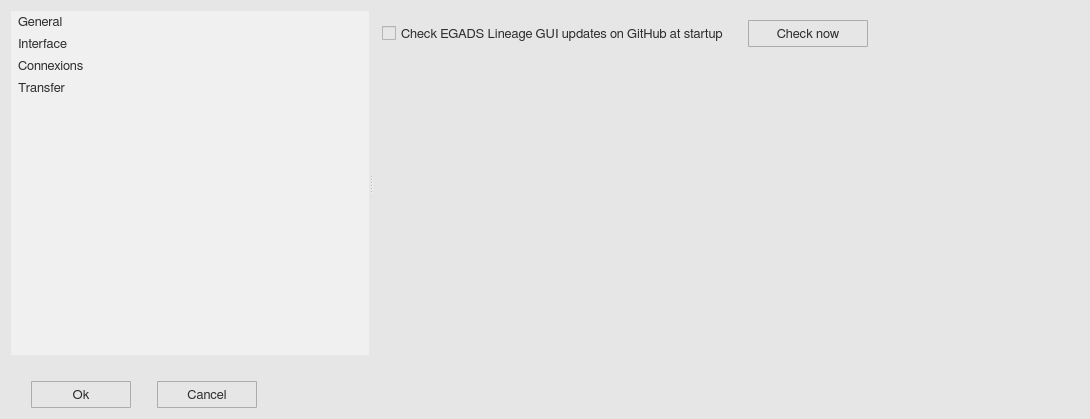
<?xml version="1.0" encoding="UTF-8"?>
<ui version="4.0">
 <class>optionWindow</class>
 <widget class="QWidget" name="optionWindow">
  <property name="geometry">
   <rect>
    <x>0</x>
    <y>0</y>
    <width>1090</width>
    <height>419</height>
   </rect>
  </property>
  <property name="minimumSize">
   <size>
    <width>0</width>
    <height>0</height>
   </size>
  </property>
  <property name="maximumSize">
   <size>
    <width>16777215</width>
    <height>16777215</height>
   </size>
  </property>
  <property name="font">
   <font>
    <family>FreeSans</family>
    <pointsize>10</pointsize>
    <weight>50</weight>
    <bold>false</bold>
    <stylestrategy>PreferAntialias</stylestrategy>
    <kerning>true</kerning>
   </font>
  </property>
  <property name="windowTitle">
   <string>Options</string>
  </property>
  <property name="windowIcon">
   <iconset>
    <normaloff>../orion_ftp_ui/icons/option_icon.svg</normaloff>../orion_ftp_ui/icons/option_icon.svg</iconset>
  </property>
  <property name="styleSheet">
   <string notr="true">QWidget {
	background-color: rgb(230,230,230);
}</string>
  </property>
  <layout class="QGridLayout" name="gridLayout_3">
   <item row="0" column="0">
    <widget class="QSplitter" name="splitter">
     <property name="orientation">
      <enum>Qt::Horizontal</enum>
     </property>
     <widget class="QListWidget" name="variable_list">
      <property name="enabled">
       <bool>true</bool>
      </property>
      <property name="minimumSize">
       <size>
        <width>0</width>
        <height>0</height>
       </size>
      </property>
      <property name="maximumSize">
       <size>
        <width>16777215</width>
        <height>16777215</height>
       </size>
      </property>
      <property name="font">
       <font>
        <family>FreeSans</family>
        <pointsize>10</pointsize>
        <weight>50</weight>
        <bold>false</bold>
        <stylestrategy>PreferAntialias</stylestrategy>
        <kerning>true</kerning>
       </font>
      </property>
      <property name="focusPolicy">
       <enum>Qt::NoFocus</enum>
      </property>
      <property name="styleSheet">
       <string notr="true">QListWidget {
	border-radius: 0px;
	background-color:  rgb(240, 240, 240);
	color: rgb(45,45,45);
}

QListWidget:disabled {
	background-color:  rgb(200,200,200);
    color: rgb(45,45,45);
}

QListView::item {
	border: 0px solid rgb(240,240,240);
	border-radius: 3px;
    padding: 1px 1px 1px 1px;
    margin: 3px 3px 3px 3px;
}

QListView::item:selected {
	border: 0px solid rgb(240,240,240);
	border-radius: 3px;
}

QListView::item:selected:!active {
	background: rgb(200,200,200);
}

QListView::item:selected:active {
	background: rgb(200,200,200);
}

QListView::item:hover {
	background: rgb(230,230,230);
	border-radius: 3px;
}

QScrollBar:vertical {
  border: 1px solid white;
  background-color: rgb(240, 240, 240);
  width: 20px;
  margin: 21px 0px 21px 0px;
}

QScrollBar:horizontal {
  border: 1px solid white;
  background-color: rgb(240, 240, 240);
  height: 20px;
  margin: 0px 21px 0px 21px;
}

QScrollBar::handle:vertical {
  background-color: rgb(205, 205, 205);
  min-height: 25px;
}

QScrollBar:handle:vertical:hover {
  background-color: rgb(166, 166, 166);
}

QScrollBar:handle:vertical:pressed {
  background-color: rgb(96, 96, 96);
}

QScrollBar::handle:horizontal {
  background-color: rgb(205, 205, 205);
  min-width: 25px;
}

QScrollBar:handle:horizontal:hover {
  background-color: rgb(166, 166, 166);
}

QScrollBar:handle:horizontal:pressed {
  background-color: rgb(96, 96, 96);
}

QScrollBar::add-line:vertical {
  border-top: 1px solid rgb(240,240,240);
  border-left: 1px solid white;
  border-right: 1px solid white;
  border-bottom: 1px solid white;
  background-color: rgb(240, 240, 240);
  height: 20px;
  subcontrol-position: bottom;
  subcontrol-origin: margin;
  border-bottom-right-radius: 0px;
}

QScrollBar::add-line:vertical:hover {
  background-color: rgb(218, 218, 218);
}

QScrollBar::add-line:vertical:pressed {
  background-color: rgb(96, 96, 96);
}

QScrollBar::sub-line:vertical {
  border-top: 1px solid white;
  border-left: 1px solid white;
  border-right: 1px solid white;
  border-bottom: 1px solid rgb(240,240,240);
  background-color: rgb(240, 240, 240);
  height: 20px;
  subcontrol-position: top;
  subcontrol-origin: margin;
  border-top-right-radius: 0px;
}

QScrollBar::sub-line:vertical:hover {
  background-color: rgb(218, 218, 218);
}

QScrollBar::sub-line:vertical:pressed {
  background-color: rgb(96, 96, 96);
}

QScrollBar::up-arrow:vertical {
  image: url(icons/up_arrow_icon.svg); 
  width: 16px;
  height: 16px;
}

QScrollBar::up-arrow:vertical:pressed {
  right: -1px;
  bottom: -1px;
}

QScrollBar::down-arrow:vertical {
  image: url(icons/down_arrow_icon.svg); 
  width: 16px;
  height: 16px;
}

QScrollBar::down-arrow:vertical:pressed {
  right: -1px;
  bottom: -1px;
}

QScrollBar::add-line:horizontal {
  border-top: 1px solid white;
  border-left: 1px solid rgb(240,240,240);
  border-right: 1px solid white;
  border-bottom: 1px solid white;
  background-color: rgb(240, 240, 240);
  width: 20px;
  subcontrol-position: right;
  subcontrol-origin: margin;
  border-bottom-right-radius: 0px;
}

QScrollBar::add-line:horizontal:hover {
  background-color: rgb(218, 218, 218);
}

QScrollBar::add-line:horizontal:pressed {
  background-color: rgb(96, 96, 96);
}

QScrollBar::sub-line:horizontal {
  border-top: 1px solid white;
  border-left: 1px solid white;
  border-right: 1px solid rgb(240,240,240);
  border-bottom: 1px solid white;
  background-color: rgb(240, 240, 240);
  width: 20px;
  subcontrol-position: left;
  subcontrol-origin: margin;
border-bottom-left-radius: 0px;
}

QScrollBar::sub-line:horizontal:hover {
  background-color: rgb(218, 218, 218);
}

QScrollBar::sub-line:horizontal:pressed {
  background-color: rgb(96, 96, 96);
}

QScrollBar::left-arrow:horizontal {
  image: url(icons/left_arrow_icon.svg); 
  width: 16px;
  height: 16px;
}

QScrollBar::left-arrow:horizontal:pressed {
  right: -1px;
  bottom: -1px;
}

QScrollBar::right-arrow:horizontal {
  image: url(icons/right_arrow_icon.svg); 
  width: 16px;
  height: 16px;
}

QScrollBar::right-arrow:horizontal:pressed {
  right: -1px;
  bottom: -1px;
}</string>
      </property>
      <property name="frameShape">
       <enum>QFrame::NoFrame</enum>
      </property>
      <property name="sizeAdjustPolicy">
       <enum>QAbstractScrollArea::AdjustIgnored</enum>
      </property>
      <property name="selectionMode">
       <enum>QAbstractItemView::SingleSelection</enum>
      </property>
      <item>
       <property name="text">
        <string>General</string>
       </property>
      </item>
      <item>
       <property name="text">
        <string>Interface</string>
       </property>
      </item>
      <item>
       <property name="text">
        <string>Connexions</string>
       </property>
      </item>
      <item>
       <property name="text">
        <string>Transfer</string>
       </property>
      </item>
     </widget>
     <widget class="QScrollArea" name="option_scroll_area">
      <property name="styleSheet">
       <string notr="true">QScrollArea { background: transparent; }

QScrollArea &gt; QWidget &gt; QWidget { background: transparent; }

QScrollBar:vertical {
  border: 1px solid white;
  background-color: rgb(240, 240, 240);
  width: 20px;
  margin: 21px 0px 21px 0px;
}

QScrollBar:horizontal {
  border: 1px solid white;
  background-color: rgb(240, 240, 240);
  height: 20px;
  margin: 0px 21px 0px 21px;
}

QScrollBar::handle:vertical {
  background-color: rgb(205, 205, 205);
  min-height: 25px;
}

QScrollBar:handle:vertical:hover {
  background-color: rgb(166, 166, 166);
}

QScrollBar:handle:vertical:pressed {
  background-color: rgb(96, 96, 96);
}

QScrollBar::handle:horizontal {
  background-color: rgb(205, 205, 205);
  min-width: 25px;
}

QScrollBar:handle:horizontal:hover {
  background-color: rgb(166, 166, 166);
}

QScrollBar:handle:horizontal:pressed {
  background-color: rgb(96, 96, 96);
}

QScrollBar::add-line:vertical {
  border-top: 1px solid rgb(240,240,240);
  border-left: 1px solid white;
  border-right: 1px solid white;
  border-bottom: 1px solid white;
  background-color: rgb(240, 240, 240);
  height: 20px;
  subcontrol-position: bottom;
  subcontrol-origin: margin;
  border-bottom-right-radius: 0px;
}

QScrollBar::add-line:vertical:hover {
  background-color: rgb(218, 218, 218);
}

QScrollBar::add-line:vertical:pressed {
  background-color: rgb(96, 96, 96);
}

QScrollBar::sub-line:vertical {
  border-top: 1px solid white;
  border-left: 1px solid white;
  border-right: 1px solid white;
  border-bottom: 1px solid rgb(240,240,240);
  background-color: rgb(240, 240, 240);
  height: 20px;
  subcontrol-position: top;
  subcontrol-origin: margin;
  border-top-right-radius: 0px;
}

QScrollBar::sub-line:vertical:hover {
  background-color: rgb(218, 218, 218);
}

QScrollBar::sub-line:vertical:pressed {
  background-color: rgb(96, 96, 96);
}

QScrollBar::up-arrow:vertical {
  image: url(icons/up_arrow_icon.svg); 
  width: 16px;
  height: 16px;
}

QScrollBar::up-arrow:vertical:pressed {
  right: -1px;
  bottom: -1px;
}

QScrollBar::down-arrow:vertical {
  image: url(icons/down_arrow_icon.svg); 
  width: 16px;
  height: 16px;
}

QScrollBar::down-arrow:vertical:pressed {
  right: -1px;
  bottom: -1px;
}

QScrollBar::add-line:horizontal {
  border-top: 1px solid white;
  border-left: 1px solid rgb(240,240,240);
  border-right: 1px solid white;
  border-bottom: 1px solid white;
  background-color: rgb(240, 240, 240);
  width: 20px;
  subcontrol-position: right;
  subcontrol-origin: margin;
  border-bottom-right-radius: 0px;
}

QScrollBar::add-line:horizontal:hover {
  background-color: rgb(218, 218, 218);
}

QScrollBar::add-line:horizontal:pressed {
  background-color: rgb(96, 96, 96);
}

QScrollBar::sub-line:horizontal {
  border-top: 1px solid white;
  border-left: 1px solid white;
  border-right: 1px solid rgb(240,240,240);
  border-bottom: 1px solid white;
  background-color: rgb(240, 240, 240);
  width: 20px;
  subcontrol-position: left;
  subcontrol-origin: margin;
border-bottom-left-radius: 0px;
}

QScrollBar::sub-line:horizontal:hover {
  background-color: rgb(218, 218, 218);
}

QScrollBar::sub-line:horizontal:pressed {
  background-color: rgb(96, 96, 96);
}

QScrollBar::left-arrow:horizontal {
  image: url(icons/left_arrow_icon.svg); 
  width: 16px;
  height: 16px;
}

QScrollBar::left-arrow:horizontal:pressed {
  right: -1px;
  bottom: -1px;
}

QScrollBar::right-arrow:horizontal {
  image: url(icons/right_arrow_icon.svg); 
  width: 16px;
  height: 16px;
}

QScrollBar::right-arrow:horizontal:pressed {
  right: -1px;
  bottom: -1px;
}</string>
      </property>
      <property name="frameShape">
       <enum>QFrame::NoFrame</enum>
      </property>
      <property name="widgetResizable">
       <bool>true</bool>
      </property>
      <widget class="QWidget" name="scrollAreaWidgetContents_2">
       <property name="geometry">
        <rect>
         <x>0</x>
         <y>0</y>
         <width>735</width>
         <height>330</height>
        </rect>
       </property>
       <layout class="QGridLayout" name="gridLayout">
        <item row="0" column="0">
         <layout class="QHBoxLayout" name="horizontalLayout_6">
          <item>
           <widget class="QCheckBox" name="ow_checkbox_1">
            <property name="minimumSize">
             <size>
              <width>0</width>
              <height>27</height>
             </size>
            </property>
            <property name="maximumSize">
             <size>
              <width>16777215</width>
              <height>27</height>
             </size>
            </property>
            <property name="font">
             <font>
              <family>FreeSans</family>
              <pointsize>10</pointsize>
              <stylestrategy>PreferAntialias</stylestrategy>
              <kerning>true</kerning>
             </font>
            </property>
            <property name="styleSheet">
             <string notr="true">QCheckBox {
    color: rgb(45,45,45);
}</string>
            </property>
            <property name="text">
             <string>Check EGADS Lineage GUI updates on GitHub at startup</string>
            </property>
           </widget>
          </item>
          <item>
           <spacer name="horizontalSpacer_11">
            <property name="orientation">
             <enum>Qt::Horizontal</enum>
            </property>
            <property name="sizeType">
             <enum>QSizePolicy::Fixed</enum>
            </property>
            <property name="sizeHint" stdset="0">
             <size>
              <width>13</width>
              <height>20</height>
             </size>
            </property>
           </spacer>
          </item>
          <item>
           <widget class="QToolButton" name="ow_check_button">
            <property name="minimumSize">
             <size>
              <width>120</width>
              <height>27</height>
             </size>
            </property>
            <property name="maximumSize">
             <size>
              <width>250</width>
              <height>27</height>
             </size>
            </property>
            <property name="font">
             <font>
              <family>FreeSans</family>
              <pointsize>10</pointsize>
              <weight>50</weight>
              <bold>false</bold>
              <stylestrategy>PreferDefault</stylestrategy>
              <kerning>true</kerning>
             </font>
            </property>
            <property name="styleSheet">
             <string notr="true">QToolButton {
	border: 1px solid #acacac;
	border-radius: 1px;
	background-color: qlineargradient(x1:0, y1:0, x2:0, y2:1,
									stop:0 #f0f0f0, stop:1 #e5e5e5);
    color: rgb(45,45,45);
}

QToolButton:hover {
	border: 1px solid #7eb4ea;
	border-radius: 1px;
	background-color: qlineargradient(x1:0, y1:0, x2:0, y2:1,
									stop:0 #ecf4fc, stop:1 #dcecfc);
}

QToolButton:pressed {
	border: 1px solid #579de5;
	border-radius: 1px;
	background-color: qlineargradient(x1:0, y1:0, x2:0, y2:1,
									stop:0 #daecfc, stop:1 #c4e0fc);
}</string>
            </property>
            <property name="text">
             <string>Check now</string>
            </property>
           </widget>
          </item>
          <item>
           <spacer name="horizontalSpacer_12">
            <property name="orientation">
             <enum>Qt::Horizontal</enum>
            </property>
            <property name="sizeType">
             <enum>QSizePolicy::Fixed</enum>
            </property>
            <property name="sizeHint" stdset="0">
             <size>
              <width>13</width>
              <height>20</height>
             </size>
            </property>
           </spacer>
          </item>
          <item>
           <widget class="QToolButton" name="info_button_6">
            <property name="maximumSize">
             <size>
              <width>27</width>
              <height>27</height>
             </size>
            </property>
            <property name="styleSheet">
             <string notr="true">QToolButton {
	border: 1px solid transparent;
	background-color: transparent;
	width: 27px;
	height: 27px;
}

QToolButton:flat {
	border: none;
}</string>
            </property>
            <property name="text">
             <string/>
            </property>
            <property name="icon">
             <iconset>
              <normaloff>../orion_ftp_ui/icons/info_icon.svg</normaloff>../orion_ftp_ui/icons/info_icon.svg</iconset>
            </property>
            <property name="iconSize">
             <size>
              <width>23</width>
              <height>23</height>
             </size>
            </property>
            <property name="autoRaise">
             <bool>false</bool>
            </property>
           </widget>
          </item>
          <item>
           <spacer name="horizontalSpacer_6">
            <property name="orientation">
             <enum>Qt::Horizontal</enum>
            </property>
            <property name="sizeHint" stdset="0">
             <size>
              <width>40</width>
              <height>20</height>
             </size>
            </property>
           </spacer>
          </item>
         </layout>
        </item>
        <item row="1" column="0">
         <spacer name="verticalSpacer">
          <property name="orientation">
           <enum>Qt::Vertical</enum>
          </property>
          <property name="sizeHint" stdset="0">
           <size>
            <width>20</width>
            <height>272</height>
           </size>
          </property>
         </spacer>
        </item>
       </layout>
      </widget>
     </widget>
    </widget>
   </item>
   <item row="1" column="0">
    <spacer name="verticalSpacer_3">
     <property name="orientation">
      <enum>Qt::Vertical</enum>
     </property>
     <property name="sizeType">
      <enum>QSizePolicy::Fixed</enum>
     </property>
     <property name="sizeHint" stdset="0">
      <size>
       <width>20</width>
       <height>20</height>
      </size>
     </property>
    </spacer>
   </item>
   <item row="2" column="0">
    <layout class="QHBoxLayout" name="horizontalLayout_2">
     <item>
      <spacer name="horizontalSpacer_3">
       <property name="orientation">
        <enum>Qt::Horizontal</enum>
       </property>
       <property name="sizeType">
        <enum>QSizePolicy::Fixed</enum>
       </property>
       <property name="sizeHint" stdset="0">
        <size>
         <width>20</width>
         <height>20</height>
        </size>
       </property>
      </spacer>
     </item>
     <item>
      <widget class="QToolButton" name="ow_ok_button">
       <property name="minimumSize">
        <size>
         <width>100</width>
         <height>27</height>
        </size>
       </property>
       <property name="maximumSize">
        <size>
         <width>100</width>
         <height>27</height>
        </size>
       </property>
       <property name="font">
        <font>
         <family>FreeSans</family>
         <pointsize>10</pointsize>
         <weight>50</weight>
         <bold>false</bold>
         <stylestrategy>PreferDefault</stylestrategy>
         <kerning>true</kerning>
        </font>
       </property>
       <property name="styleSheet">
        <string notr="true">QToolButton {
	border: 1px solid #acacac;
	border-radius: 1px;
	background-color: qlineargradient(x1:0, y1:0, x2:0, y2:1,
									stop:0 #f0f0f0, stop:1 #e5e5e5);
    color: rgb(45,45,45);
}

QToolButton:hover {
	border: 1px solid #7eb4ea;
	border-radius: 1px;
	background-color: qlineargradient(x1:0, y1:0, x2:0, y2:1,
									stop:0 #ecf4fc, stop:1 #dcecfc);
}

QToolButton:pressed {
	border: 1px solid #579de5;
	border-radius: 1px;
	background-color: qlineargradient(x1:0, y1:0, x2:0, y2:1,
									stop:0 #daecfc, stop:1 #c4e0fc);
}</string>
       </property>
       <property name="text">
        <string>Ok</string>
       </property>
      </widget>
     </item>
     <item>
      <spacer name="horizontalSpacer_5">
       <property name="orientation">
        <enum>Qt::Horizontal</enum>
       </property>
       <property name="sizeType">
        <enum>QSizePolicy::Fixed</enum>
       </property>
       <property name="sizeHint" stdset="0">
        <size>
         <width>20</width>
         <height>20</height>
        </size>
       </property>
      </spacer>
     </item>
     <item>
      <widget class="QToolButton" name="ow_cancel_button">
       <property name="minimumSize">
        <size>
         <width>100</width>
         <height>27</height>
        </size>
       </property>
       <property name="maximumSize">
        <size>
         <width>100</width>
         <height>27</height>
        </size>
       </property>
       <property name="font">
        <font>
         <family>FreeSans</family>
         <pointsize>10</pointsize>
         <weight>50</weight>
         <bold>false</bold>
         <stylestrategy>PreferDefault</stylestrategy>
         <kerning>true</kerning>
        </font>
       </property>
       <property name="styleSheet">
        <string notr="true">QToolButton {
	border: 1px solid #acacac;
	border-radius: 1px;
	background-color: qlineargradient(x1:0, y1:0, x2:0, y2:1,
									stop:0 #f0f0f0, stop:1 #e5e5e5);
    color: rgb(45,45,45);
}

QToolButton:hover {
	border: 1px solid #7eb4ea;
	border-radius: 1px;
	background-color: qlineargradient(x1:0, y1:0, x2:0, y2:1,
									stop:0 #ecf4fc, stop:1 #dcecfc);
}

QToolButton:pressed {
	border: 1px solid #579de5;
	border-radius: 1px;
	background-color: qlineargradient(x1:0, y1:0, x2:0, y2:1,
									stop:0 #daecfc, stop:1 #c4e0fc);
}</string>
       </property>
       <property name="text">
        <string>Cancel</string>
       </property>
      </widget>
     </item>
     <item>
      <spacer name="horizontalSpacer_4">
       <property name="orientation">
        <enum>Qt::Horizontal</enum>
       </property>
       <property name="sizeHint" stdset="0">
        <size>
         <width>40</width>
         <height>20</height>
        </size>
       </property>
      </spacer>
     </item>
    </layout>
   </item>
  </layout>
 </widget>
 <resources/>
 <connections/>
</ui>
